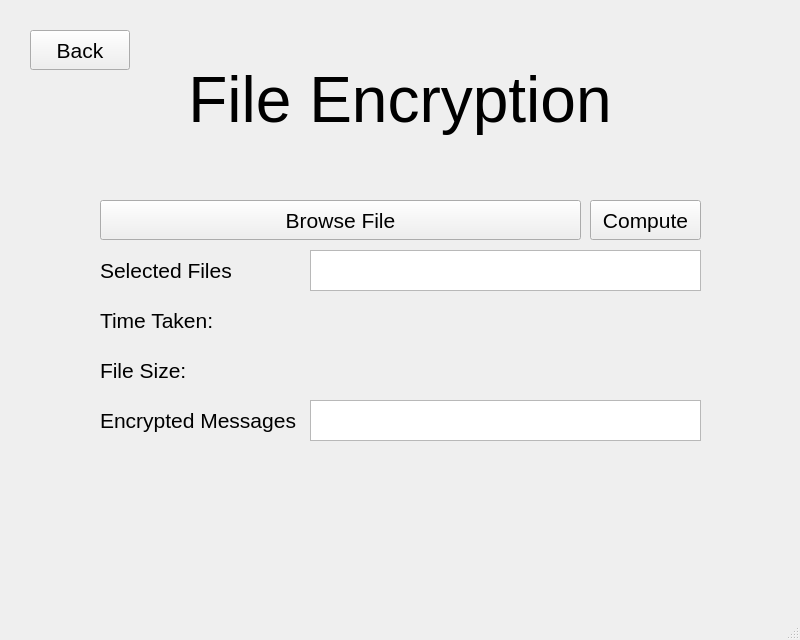
<?xml version="1.0" encoding="UTF-8"?>
<ui version="4.0">
 <class>MainWindow</class>
 <widget class="QMainWindow" name="MainWindow">
  <property name="geometry">
   <rect>
    <x>0</x>
    <y>0</y>
    <width>800</width>
    <height>640</height>
   </rect>
  </property>
  <property name="windowTitle">
   <string>MainWindow</string>
  </property>
  <widget class="QWidget" name="centralwidget">
   <widget class="QTextBrowser" name="textBrowser_2">
    <property name="geometry">
     <rect>
      <x>310</x>
      <y>400</y>
      <width>391</width>
      <height>41</height>
     </rect>
    </property>
    <property name="styleSheet">
     <string notr="true">font-size:16pt</string>
    </property>
    <property name="html">
     <string>&lt;!DOCTYPE HTML PUBLIC &quot;-//W3C//DTD HTML 4.0//EN&quot; &quot;http://www.w3.org/TR/REC-html40/strict.dtd&quot;&gt;
&lt;html&gt;&lt;head&gt;&lt;meta name=&quot;qrichtext&quot; content=&quot;1&quot; /&gt;&lt;style type=&quot;text/css&quot;&gt;
p, li { white-space: pre-wrap; }
&lt;/style&gt;&lt;/head&gt;&lt;body style=&quot; font-family:'MS Shell Dlg 2'; font-size:16pt; font-weight:400; font-style:normal;&quot;&gt;
&lt;p style=&quot;-qt-paragraph-type:empty; margin-top:0px; margin-bottom:0px; margin-left:0px; margin-right:0px; -qt-block-indent:0; text-indent:0px;&quot;&gt;&lt;br /&gt;&lt;/p&gt;&lt;/body&gt;&lt;/html&gt;</string>
    </property>
   </widget>
   <widget class="QLabel" name="label_6">
    <property name="geometry">
     <rect>
      <x>100</x>
      <y>400</y>
      <width>201</width>
      <height>40</height>
     </rect>
    </property>
    <property name="font">
     <font>
      <pointsize>16</pointsize>
     </font>
    </property>
    <property name="text">
     <string>Encrypted Messages</string>
    </property>
   </widget>
   <widget class="QLabel" name="label">
    <property name="geometry">
     <rect>
      <x>30</x>
      <y>60</y>
      <width>740</width>
      <height>80</height>
     </rect>
    </property>
    <property name="font">
     <font>
      <pointsize>48</pointsize>
     </font>
    </property>
    <property name="text">
     <string>File Encryption</string>
    </property>
    <property name="alignment">
     <set>Qt::AlignCenter</set>
    </property>
   </widget>
   <widget class="QPushButton" name="pushButton_3">
    <property name="geometry">
     <rect>
      <x>590</x>
      <y>200</y>
      <width>111</width>
      <height>40</height>
     </rect>
    </property>
    <property name="font">
     <font>
      <pointsize>16</pointsize>
     </font>
    </property>
    <property name="text">
     <string>Compute</string>
    </property>
   </widget>
   <widget class="QPushButton" name="pushButton">
    <property name="geometry">
     <rect>
      <x>30</x>
      <y>30</y>
      <width>100</width>
      <height>40</height>
     </rect>
    </property>
    <property name="font">
     <font>
      <pointsize>16</pointsize>
     </font>
    </property>
    <property name="text">
     <string>Back</string>
    </property>
   </widget>
   <widget class="QLabel" name="label_7">
    <property name="geometry">
     <rect>
      <x>100</x>
      <y>450</y>
      <width>601</width>
      <height>40</height>
     </rect>
    </property>
    <property name="font">
     <font>
      <pointsize>16</pointsize>
     </font>
    </property>
    <property name="text">
     <string/>
    </property>
    <property name="alignment">
     <set>Qt::AlignCenter</set>
    </property>
   </widget>
   <widget class="QLabel" name="label_2">
    <property name="geometry">
     <rect>
      <x>100</x>
      <y>300</y>
      <width>121</width>
      <height>40</height>
     </rect>
    </property>
    <property name="font">
     <font>
      <pointsize>16</pointsize>
     </font>
    </property>
    <property name="text">
     <string>Time Taken:</string>
    </property>
   </widget>
   <widget class="QLabel" name="label_3">
    <property name="geometry">
     <rect>
      <x>310</x>
      <y>300</y>
      <width>101</width>
      <height>40</height>
     </rect>
    </property>
    <property name="font">
     <font>
      <pointsize>16</pointsize>
     </font>
    </property>
    <property name="text">
     <string/>
    </property>
   </widget>
   <widget class="QLabel" name="label_4">
    <property name="geometry">
     <rect>
      <x>100</x>
      <y>350</y>
      <width>121</width>
      <height>40</height>
     </rect>
    </property>
    <property name="font">
     <font>
      <pointsize>16</pointsize>
     </font>
    </property>
    <property name="text">
     <string>File Size:</string>
    </property>
   </widget>
   <widget class="QLabel" name="label_5">
    <property name="geometry">
     <rect>
      <x>310</x>
      <y>350</y>
      <width>101</width>
      <height>40</height>
     </rect>
    </property>
    <property name="font">
     <font>
      <pointsize>16</pointsize>
     </font>
    </property>
    <property name="text">
     <string/>
    </property>
   </widget>
   <widget class="QPushButton" name="pushButton_2">
    <property name="geometry">
     <rect>
      <x>100</x>
      <y>200</y>
      <width>481</width>
      <height>40</height>
     </rect>
    </property>
    <property name="font">
     <font>
      <pointsize>16</pointsize>
     </font>
    </property>
    <property name="text">
     <string>Browse File</string>
    </property>
   </widget>
   <widget class="QTextBrowser" name="textBrowser">
    <property name="geometry">
     <rect>
      <x>310</x>
      <y>250</y>
      <width>391</width>
      <height>41</height>
     </rect>
    </property>
    <property name="font">
     <font>
      <pointsize>16</pointsize>
     </font>
    </property>
    <property name="styleSheet">
     <string notr="true">font-size:16pt</string>
    </property>
    <property name="html">
     <string>&lt;!DOCTYPE HTML PUBLIC &quot;-//W3C//DTD HTML 4.0//EN&quot; &quot;http://www.w3.org/TR/REC-html40/strict.dtd&quot;&gt;
&lt;html&gt;&lt;head&gt;&lt;meta name=&quot;qrichtext&quot; content=&quot;1&quot; /&gt;&lt;style type=&quot;text/css&quot;&gt;
p, li { white-space: pre-wrap; }
&lt;/style&gt;&lt;/head&gt;&lt;body style=&quot; font-family:'MS Shell Dlg 2'; font-size:16pt; font-weight:400; font-style:normal;&quot;&gt;
&lt;p style=&quot;-qt-paragraph-type:empty; margin-top:0px; margin-bottom:0px; margin-left:0px; margin-right:0px; -qt-block-indent:0; text-indent:0px;&quot;&gt;&lt;br /&gt;&lt;/p&gt;&lt;/body&gt;&lt;/html&gt;</string>
    </property>
   </widget>
   <widget class="QLabel" name="label_8">
    <property name="geometry">
     <rect>
      <x>100</x>
      <y>250</y>
      <width>131</width>
      <height>40</height>
     </rect>
    </property>
    <property name="font">
     <font>
      <pointsize>16</pointsize>
     </font>
    </property>
    <property name="text">
     <string>Selected Files</string>
    </property>
   </widget>
  </widget>
  <widget class="QStatusBar" name="statusbar"/>
  <widget class="QMenuBar" name="menubar">
   <property name="geometry">
    <rect>
     <x>0</x>
     <y>0</y>
     <width>800</width>
     <height>21</height>
    </rect>
   </property>
  </widget>
 </widget>
 <resources/>
 <connections/>
</ui>
